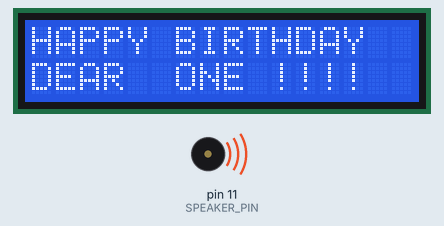
Recording of a sketch running on a simulated Arduino Uno, built with avr-gcc and run on an emulated ATmega328P. On the bench: 16×2 character LCD, buzzer (waves = sounding).

Above: at 0.7 s.
At 11.07 s:
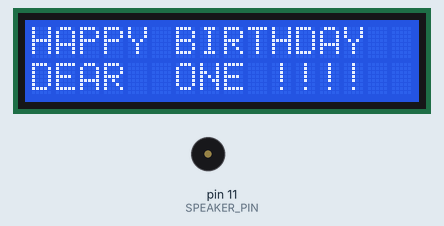
Timing chart, 0 to 130.0 s (numbered marks = the images above):
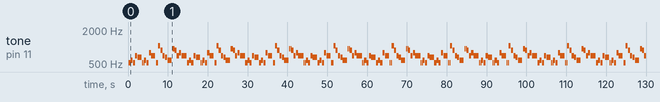

The sketch:

Birthday_Tune.ino
```cpp
#include "pitches.h"

#include <Wire.h>
#include <LiquidCrystal_I2C.h>

#define PAUSE 0
// end of custom


LiquidCrystal_I2C lcd(0x27,16,2);  // set the LCD address to 0x27 for a 16 chars and 2 line display

// setup hw
int SPEAKER_PIN = 11;
int SPEAKER = SPEAKER_PIN;
// end of setuphw

// code related to the melody itself
#define NUM_OF_NOTES 28
int   NOTE_SEQ[NUM_OF_NOTES] = {
      NOTE_C5, NOTE_C5, NOTE_D5, NOTE_C5, NOTE_F5, NOTE_E5, PAUSE,
      NOTE_C5, NOTE_C5, NOTE_D5, NOTE_C5, NOTE_G5, NOTE_F5, PAUSE,
      NOTE_C5, NOTE_C5, NOTE_C6, NOTE_A5, NOTE_F5, NOTE_E5, NOTE_D5, PAUSE,
      NOTE_AS5, NOTE_AS5, NOTE_A5, NOTE_F5, NOTE_G5, NOTE_F5 };
/*
 * beware that I choosed to reproduce pauses in milliseconds.
 */
int   NOTE_LEN[NUM_OF_NOTES]   = {
      4,2,8,8,8,16,   50,     //50  millis for the first pause
      4,2,8,8,8,16,   100,    //100 millis for the second pause
      4,2,8,8,8,8,16, 150,    //150 millis for the third pause
      4,2,8,8,8,20 };

/*
 * increase or reduce this value if you want to speed up or slow down the song.
 * This won't affect pause duration, which is defined in the array right above
 * and expressed in milliseconds
 */
int   TEMPO = 65;

void playNote(int pitch,int duration) {
    tone( SPEAKER, pitch);
    delay( duration);
    noTone( SPEAKER);
}
// end of the code related to the melody itself

/*
 * arduino's standard setup() and loop() methods section. I had no need to repe
 * at so I put it in setup()
 */

void setup() {
    lcd.init();                      // initialize the lcd
  lcd.init();
  // Print a message to the LCD.
  lcd.backlight();
  lcd.setCursor(0,0);
  lcd.print("HAPPY BIRTHDAY");
  lcd.setCursor(0,1);
  lcd.print("DEAR  ONE !!!!");

}

void loop() {
    for (int i = 0; i < NUM_OF_NOTES; i++) {
        if ( NOTE_SEQ[i] != PAUSE) {
            playNote( NOTE_SEQ[i], NOTE_LEN[i] * TEMPO);
      // delay after note reproduction following TEMPO variable's diktat
            delay( TEMPO);
        } else {
            // delay if this is a pause. (it will be in millis, check NOTE_LEN)
            delay( NOTE_LEN[i]);
        }
    }
}
```

Birthday_Pitches.ino
```cpp
#define NOTE_B0  31
#define NOTE_C1  33
#define NOTE_CS1 35
#define NOTE_D1  37
#define NOTE_DS1 39
#define NOTE_E1  41
#define NOTE_F1  44
#define NOTE_FS1 46
#define NOTE_G1  49
#define NOTE_GS1 52
#define NOTE_A1  55
#define NOTE_AS1 58
#define NOTE_B1  62
#define NOTE_C2  65
#define NOTE_CS2 69
#define NOTE_D2  73
#define NOTE_DS2 78
#define NOTE_E2  82
#define NOTE_F2  87
#define NOTE_FS2 93
#define NOTE_G2  98
#define NOTE_GS2 104
#define NOTE_A2  110
#define NOTE_AS2 117
#define NOTE_B2  123
#define NOTE_C3  131
#define NOTE_CS3 139
#define NOTE_D3  147
#define NOTE_DS3 156
#define NOTE_E3  165
#define NOTE_F3  175
#define NOTE_FS3 185
#define NOTE_G3  196
#define NOTE_GS3 208
#define NOTE_A3  220
#define NOTE_AS3 233
#define NOTE_B3  247
#define NOTE_C4  262
#define NOTE_CS4 277
#define NOTE_D4  294
#define NOTE_DS4 311
#define NOTE_E4  330
#define NOTE_F4  349
#define NOTE_FS4 370
#define NOTE_G4  392
#define NOTE_GS4 415
#define NOTE_A4  440
#define NOTE_AS4 466
#define NOTE_B4  494
#define NOTE_C5  523
#define NOTE_CS5 554
#define NOTE_D5  587
#define NOTE_DS5 622
#define NOTE_E5  659
#define NOTE_F5  698
#define NOTE_FS5 740
#define NOTE_G5  784
#define NOTE_GS5 831
#define NOTE_A5  880
#define NOTE_AS5 932
#define NOTE_B5  988
#define NOTE_C6  1047
#define NOTE_CS6 1109
#define NOTE_D6  1175
#define NOTE_DS6 1245
#define NOTE_E6  1319
#define NOTE_F6  1397
#define NOTE_FS6 1480
#define NOTE_G6  1568
#define NOTE_GS6 1661
#define NOTE_A6  1760
#define NOTE_AS6 1865
#define NOTE_B6  1976
#define NOTE_C7  2093
#define NOTE_CS7 2217
#define NOTE_D7  2349
#define NOTE_DS7 2489
#define NOTE_E7  2637
#define NOTE_F7  2794
#define NOTE_FS7 2960
#define NOTE_G7  3136
#define NOTE_GS7 3322
#define NOTE_A7  3520
#define NOTE_AS7 3729
#define NOTE_B7  3951
#define NOTE_C8  4186
#define NOTE_CS8 4435
#define NOTE_D8  4699
#define NOTE_DS8 4978
```

Measured:
- by itself, tone on pin 11 (SPEAKER_PIN): plays 523 Hz for 0.26 s, 523 Hz for 0.13 s, 587 Hz for 0.52 s, 523 Hz for 0.52 s, 698 Hz for 0.52 s, 659 Hz for 1.0 s … (223 notes in this stretch)
